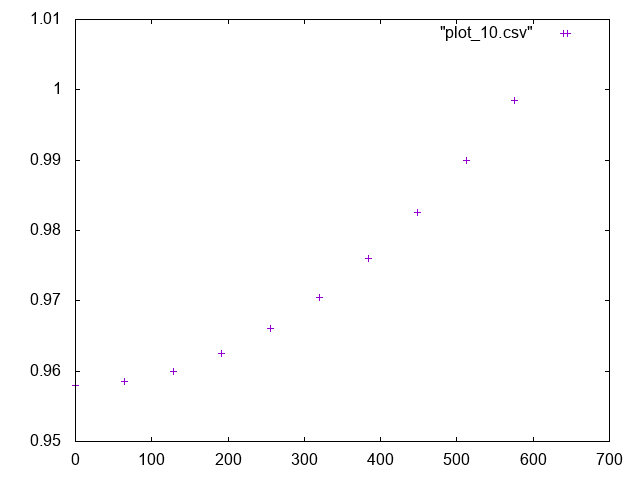

Write gnuplot code to recreate this figure.

      set terminal png
      set output "plot_10.png"
      plot "plot_10.csv"
    
